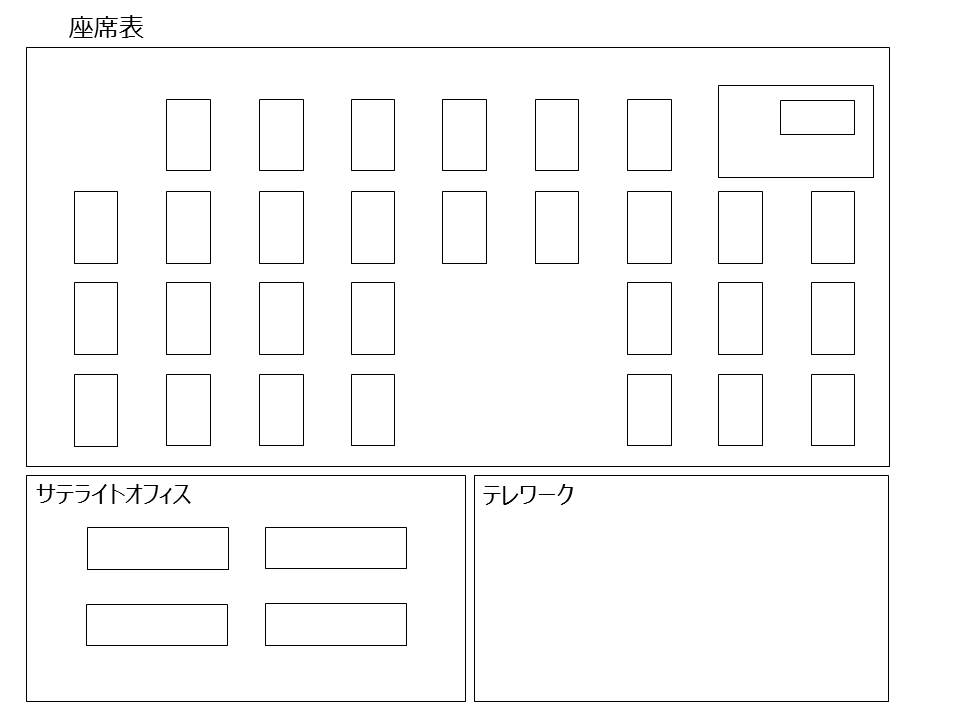
#> input picture desk.jpg, 960 x 720 px
$ python -i sample_openCv2.py   (imports and definitions only)
#> lines starting #> are read from the running program, lines starting #| are printed output that depends on the picture; after the words box and inside, x2 and y2 are one past the last pixel; in counts of white or black regions, pixels touching at a corner belong together
#> further down, picture is the input picture: shape (720, 960, 3); min 0, max 255, mean 249.2
#!/usr/bin/env python
#coding:utf-8

import cv2
import time
import numpy as np


fonts = (cv2.FONT_HERSHEY_COMPLEX,
         cv2.FONT_HERSHEY_COMPLEX_SMALL,
         cv2.FONT_HERSHEY_DUPLEX,
         cv2.FONT_HERSHEY_PLAIN,
         cv2.FONT_HERSHEY_SCRIPT_COMPLEX,
         cv2.FONT_HERSHEY_SCRIPT_SIMPLEX,
         cv2.FONT_HERSHEY_SIMPLEX,
         cv2.FONT_HERSHEY_TRIPLEX,
         cv2.FONT_ITALIC)

myFilter1 = np.array([[-1,-1,-1,-1,-1,-1,-1],
                      [-1, 0, 0, 0, 0, 0,-1],
                      [-1, 0, 0, 0, 0, 0,-1],
                      [-1, 0, 0,26, 0, 0,-1],
                      [-1, 0, 0, 0, 0, 0,-1],
                      [-1, 0, 0, 0, 0, 0,-1],
                      [-1,-1,-1,-1,-1,-1,-1]], np.float32) / 2.0

myFilter2 = np.array([[-1,-1,-1,-1,-1,-1,-1],
                      [-1, 0, 0, 0, 0, 0,-1],
                      [-1, 0, 0, 0, 0, 0,-1],
                      [-1, 0, 0,24, 0, 0,-1],
                      [-1, 0, 0, 0, 0, 0,-1],
                      [-1, 0, 0, 0, 0, 0,-1],
                      [-1,-1,-1,-1,-1,-1,-1]], np.float32) / 2.0

myFilterAve7 = np.ones((7, 7),np.float32) / 49.0

def thru(img):

    # 何も加工しない生画像
    return img

def edge(img):

    # エッヂ検出：パラメータは適当
    tmp = cv2.Canny(img, 100, 200)
    return tmp

def oil_paint(img):

    # 油絵調
    # メディアンフィルタ
    tmp = cv2.medianBlur(img, 11)

    # 輪郭強調
    tmp = cv2.filter2D(tmp, -1, myFilter1)
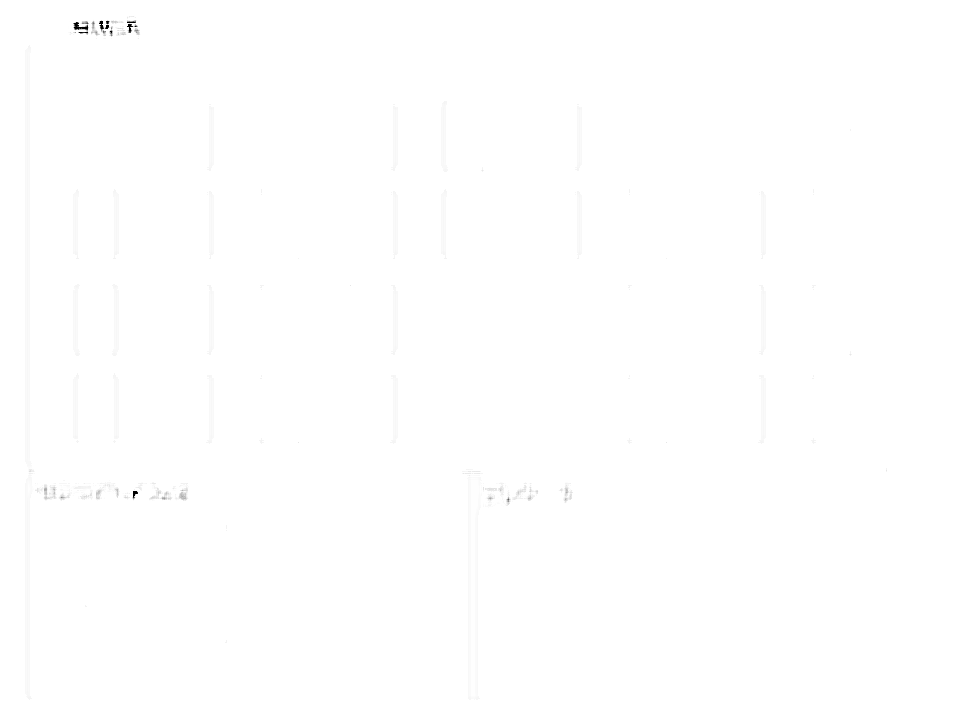
#> tmp: shape (720, 960, 3); min 0, max 255, mean 254.7

    # ざらつきを無くしたいなら好みの回数だけ3x3medianフィルタ
    for i in range(1):
        tmp = cv2.medianBlur(tmp, 3)
    return tmp

def hanga1(img):

    # まず油絵調化
    op = oil_paint(img)

    # 油絵調の画像をgrayscale化
    gray = cv2.cvtColor(op, cv2.COLOR_BGR2GRAY)

    # 平均輝度算出
    ave = np.average(gray)
#> ave = 254.8

    # ２値化
    ret, hanga1 = cv2.threshold(gray, ave, 255, cv2.THRESH_BINARY)
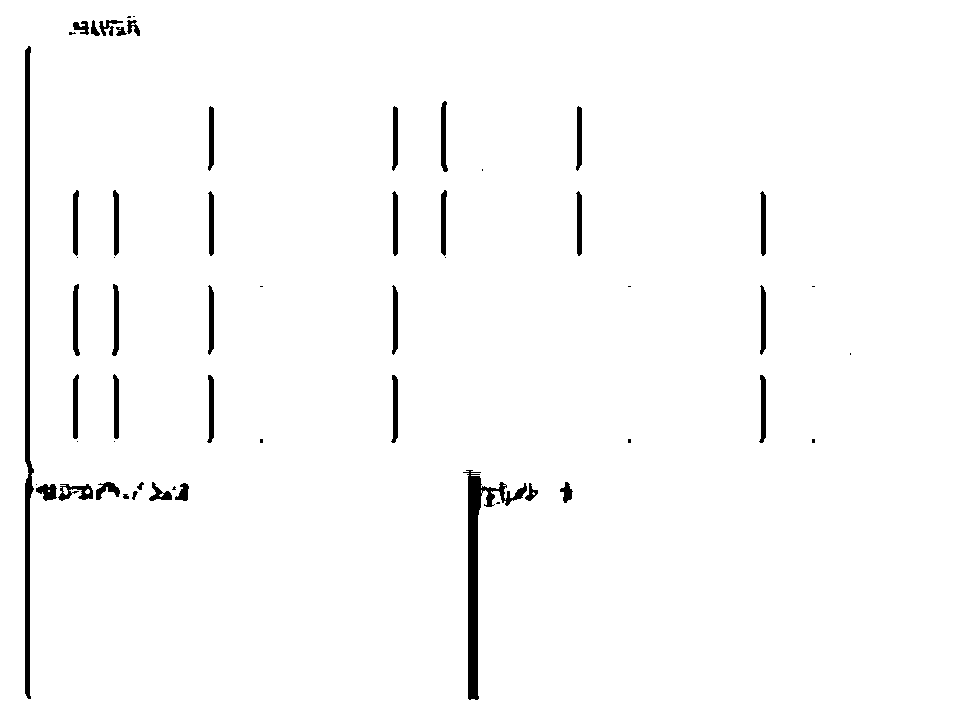
#> hanga1: shape (720, 960); 97.8% white; 57 black regions (19 under 20 px), largest, box (x1, y1, x2, y2) and area: (25, 46, 34, 699) 3291, (463, 470, 527, 700) 2817, (73, 284, 80, 356) 353
#> ret = 254

    return hanga1

def hanga2(img):

    # 版画２

    # 7*7の平滑化
    tmp = cv2.filter2D(img, -1, myFilterAve7)

    # grayscale化
    tmp = cv2.cvtColor(tmp, cv2.COLOR_BGR2GRAY)

    # 輪郭抽出*3回
    tmp = cv2.filter2D(tmp, -1, myFilter2)
    tmp = cv2.filter2D(tmp, -1, myFilter2)
    tmp = cv2.filter2D(tmp, -1, myFilter2)

    return tmp


# 最初はmode=0(生画像)を表示

modes = [thru, edge, oil_paint, hanga1, hanga2]
modeN = len(modes)
mode  = 0

# [74 lines not run here, left out]

>>> import cv2
>>> picture = cv2.imread('../desk.jpg')
>>> result = hanga1(picture)
